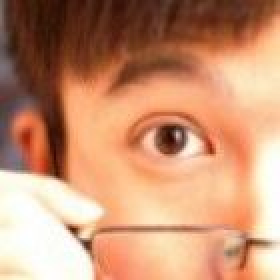
#> input picture 使用opencv-python做到人脸识别/q.jpg, 140 x 140 px (shown 2 times larger)
$ python '04画图.py'
#> lines starting #> are read from the running program, lines starting #| are printed output that depends on the picture
import cv2 as cv
img=cv.imread('q.jpg')
#> img is the input picture: shape (140, 140, 3); mean B, G, R 114.8, 146.8, 200.3
cv.imshow('title',img)

#矩形左上角坐标（x，y）矩形的宽度和高度是w，h
x,y,w,h=10,10,20,20
cv.rectangle(img,(x,y,x+w,y+h),color=(0,255,0),thickness=2)   #参数：①哪张图 ②矩形左上角坐标（x，y）右下角（x+w,y+h） ③颜色是BGR
cv.circle(img,center=(x+w//2,y+h//2),radius=15,color=(0,255,255),thickness=2)  #需要为整形参数
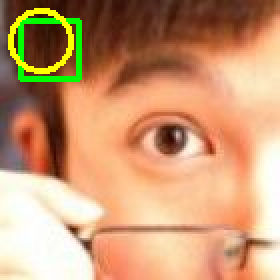
#> img: shape (140, 140, 3) (shown 2 times larger); mean B, G, R 114.1, 153.2, 201.2

cv.imshow('title',img)


cv.waitKey(0)
cv.destroyAllWindows()
